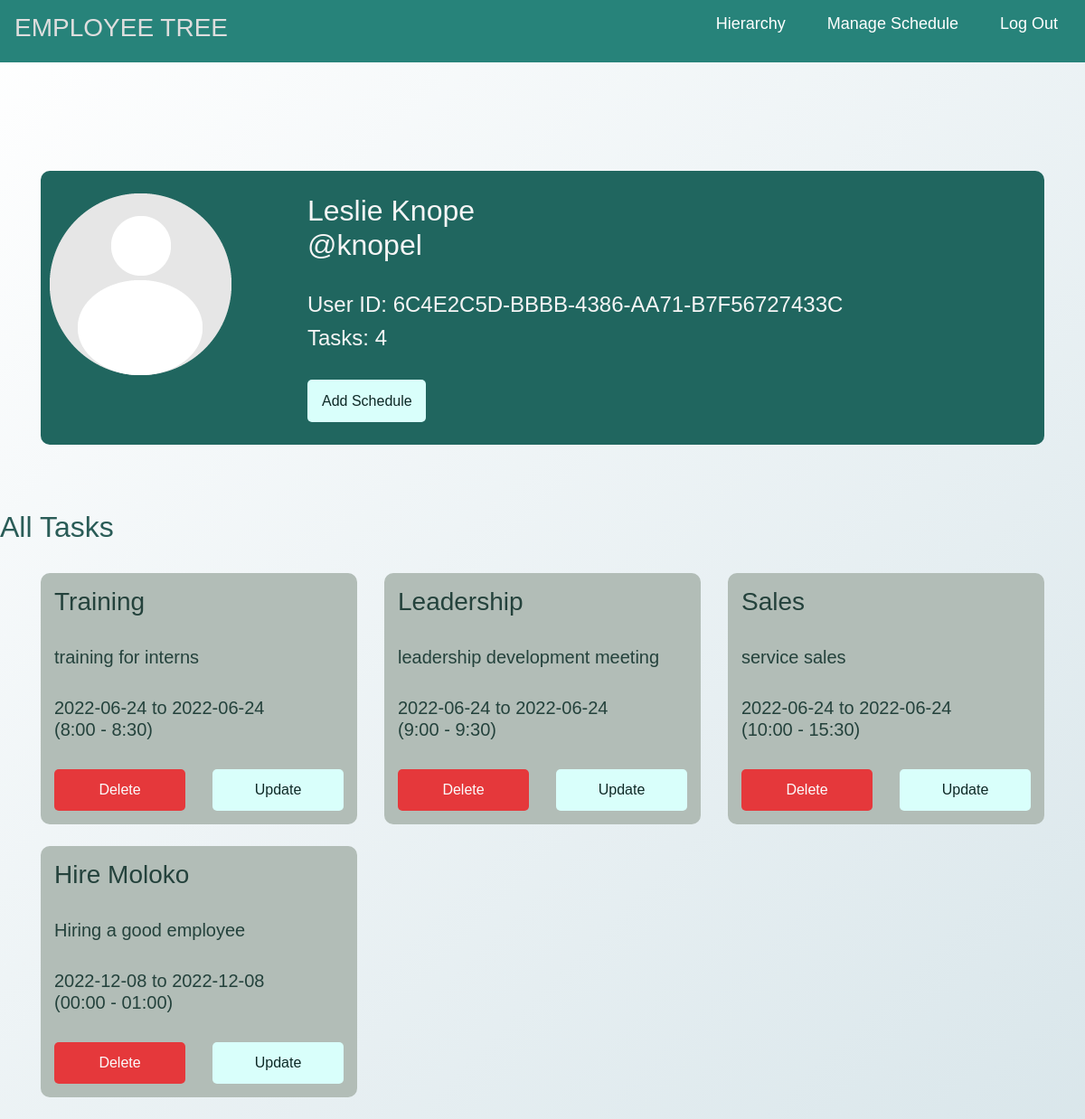
Screenshot of /manageself.php (signed in) with the database file from the repository.
### tables this page shows
CREATE TABLE `tbusers` (
  `id` int(100) NOT NULL,
  `username` varchar(100) NOT NULL,
  `firstname` varchar(100) NOT NULL,
  `surname` varchar(100) NOT NULL,
  `password` varchar(255) NOT NULL,
  `title` varchar(100) NOT NULL,
  `reports_to` varchar(255) NOT NULL,
  `idt` varchar(255) NOT NULL
);

CREATE TABLE `tbschedule` (
  `id` int(255) NOT NULL,
  `userid` varchar(255) NOT NULL,
  `start_date` date NOT NULL,
  `end_date` date NOT NULL,
  `start_time` varchar(100) NOT NULL,
  `end_time` varchar(100) NOT NULL,
  `title` varchar(255) NOT NULL,
  `description` varchar(255) NOT NULL
);

### manageself.php (the view, shortened to what this page needs)
<?php
require "connection.php";
include "navbar.php";
	$UserID =  $_SESSION['id'];
?>
<!DOCTYPE html>
<html lang="en">
    <head>
        <link rel="stylesheet" type="text/css" href="css/style.css" />
        <link rel="stylesheet" href="https://cdn.jsdelivr.net/npm/bootstrap@4.3.1/dist/css/bootstrap.min.css">
    </head>
<body>
</body>
</html>
<?php
$TaskCount = 0;
$queryCount = "SELECT * FROM tbschedule WHERE userid = '$UserID'";
$resultCount = $conn->query($queryCount);
if($resultCount->num_rows > 0)
{
	while ($row = $resultCount->fetch_assoc())
	{
        $TaskCount++;
	}
}
?>
<?php
$queryUser = "SELECT * FROM tbusers WHERE idt = '$UserID' ";
$userFirstname = '';
$userSurname = '';
$resultUser = $conn->query($queryUser);
if($resultUser->num_rows > 0)
{
	while ($row = $resultUser->fetch_assoc())
	{
        $userFirstname = $row['firstname'];
        $userSurname = $row['surname'];
        $username = $row['username'];
	}
}
 echo '
 <div class="container">
     <br/>
         <div id="profile" >
             <div class="row">
                 <div id="profHolder" class="col-xl-3  offset-xl-0 col-md-6 offset-md-0  col-sm-7 offset-sm-3 col-7 offset-3">
                     <img src="gallery/default profile.png" alt="" id=""/>
                 </div>
                 <div id="detailsHolder" class="col-xl-7  offset-xl-0 col-md-6 offset-md-0  col-sm-7 offset-sm-3 col-7 offset-3">
                     <div><h2>'.$userFirstname.' '.$userSurname.'<br>@'.$username.'</h2></div><br/>
                     <div class ="row">
                         <div class= "col-12">
                             <h4>User ID: '.$UserID.'</h4>
                             <h4>Tasks: '.$TaskCount.'</h4>
                         </div>
                     </div><br>
                     <div class="row">
                         <div class ="col-3">
                           <input type="submit" class="togg_butt" name="text_me" value="Add Schedule"/>
                         </div>
                         <div class ="col-3 offset-3 offset-lg-0  offset-xl-0  offset-md-1  offset-sm-2">
                         </div>
                     </div>
                 </div>
             </div>
         </div><br>
                <input type="hidden"  name="user_stuff" value="'. $_POST["user_stuff"].'">
     <br/>
 </div>  '
 ?>
<?php
$queryShow = "SELECT * FROM tbschedule WHERE userid = '$UserID'";
$resultss = $conn->query($queryShow);
if($resultss->num_rows > 0)
{
	echo "<h2 class='TheMessage'>All Tasks</h2><br/>";
	echo '<div class="container">
	<div class="row">';
	while ($row = $resultss->fetch_assoc())
	{
		$CurrentTask=$row["id"];
		echo '<div class="col-12 col-md-4" class="showCard">
                <form action="manageself.php" method="post">
					<div class="myCard">
						<div class="">'.
                            '<h3>'.$row["title"].'</h3><br/>'.
                            '<h5>'.$row["description"].'</h5><br/>'.
							'<h5>'.$row["start_date"].' to '.$row["end_date"].'<br> ('.$row["start_time"].' - '.$row["end_time"].') </h5><br/>'.
						'</div>
                        <div class ="row">
                            <div class="col-6">
                              <input type="submit" id="delete_butt" name="deleteTask" value ="Delete">
                            </div>
                            <input type="hidden"  name="user_task" value="'.$CurrentTask.'">
                            <input type="hidden"  name="user_stuff" value="'.$_POST['user_stuff'].'">
                </form>
                            <div class="col-6">
                                <form action="updateself.php" method="POST" >
                                    <input type="hidden"  name="user_task" value="'.$CurrentTask.'">
                                    <input type="hidden"  name="user_stuff" value="'.$_POST['user_stuff'].'">
                                    <input type="submit" id="sub_butt" name="updateT" value ="Update">
                                </form>
                            </div>
                        </div>
                     </div><br>
			  </div>';
	}
}
else{
	echo "<h1 class='TheMessage'> No Schedules</h1>";
}
?>

### CSS/navstyle.css (style rules this page uses)
* { margin: 0; padding: 0; box-sizing: border-box; font-family: montserratreg; }

### CSS/style.css (style rules this page uses)
* { font-family: Arial, Helvetica, sans-serif; }
.TheMessage { color: rgb(42, 92, 87); }
#profile { background-color: #20665f; border-radius: 10px; height: 250px auto; color: whitesmoke; }
.myCard { background-color: #b2bdb7; min-height: 350px auto; border-radius: 10px; padding: 15px; word-wrap: break-word; color:#24423c; }
#profHolder { padding: 25px; }
#detailsHolder { padding: 25px; }
body { background: linear-gradient(-45deg, #fdf5f3, #c3dbd4, #cddee4, #ffffff); background-size: 400% 400%; animation: gradient 15s ease infinite; height: auto; background-color: rgb(231, 231, 231); }
#sub_butt { width: 100%; background: #d9fffb; color: #0e2926; border: none; cursor: pointer; padding: 0.7rem 1rem; transition: all 0.3 ease; border-radius: 5px; }
#delete_butt { width: 100%; background: #e5383b; color: #fcfcfc; border: none; cursor: pointer; padding: 0.7rem 1rem; transition: all 0.3 ease; border-radius: 5px; }
.togg_butt { width: 100%; background: #d9fffb; color: #0e2926; border: none; cursor: pointer; padding: 0.7rem 1rem; transition: all 0.3 ease; border-radius: 5px; }

### rows the page displays
tbusers: firstname "Leslie", surname "Knope", username "knopel"
tbschedule: title "Training", description "training for interns", start_date "2022-06-24", end_date "2022-06-24", start_time "8:00", end_time "8:30"
tbschedule: title "Leadership", description "leadership development meeting", start_date "2022-06-24", end_date "2022-06-24", start_time "9:00", end_time "9:30"
tbschedule: title "Sales", description "service sales", start_date "2022-06-24", end_date "2022-06-24", start_time "10:00", end_time "15:30"
tbschedule: title "Hire Moloko", description "Hiring a good employee", start_date "2022-12-08", end_date "2022-12-08", start_time "00:00", end_time "01:00"

### other values shown
$UserID "6C4E2C5D-BBBB-4386-AA71-B7F56727433C"
$TaskCount "4"
